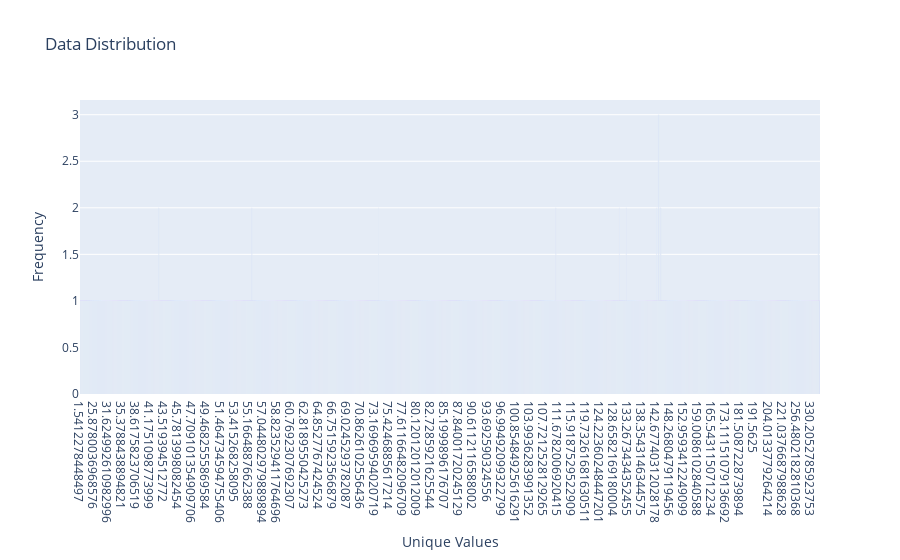

Notebook code cell kept with this figure:
### Code cell
plot_data_distribution(y_train)

### Figure 1 — Plotly figure (JSON) as saved in the notebook; plotly's stock layout.template omitted (floating-point values rounded to 4 significant figures; data arrays with more than 128 entries replaced by an {"elided": "..."} marker saying what was removed)
{"data": [{"type": "bar", "x": {"elided": "9638 float values"}, "y": {"elided": "9639 int values"}}], "layout": {"title": {"text": "Data Distribution"}, "xaxis": {"title": {"text": "Unique Values"}, "type": "category"}, "yaxis": {"title": {"text": "Frequency"}}}}
